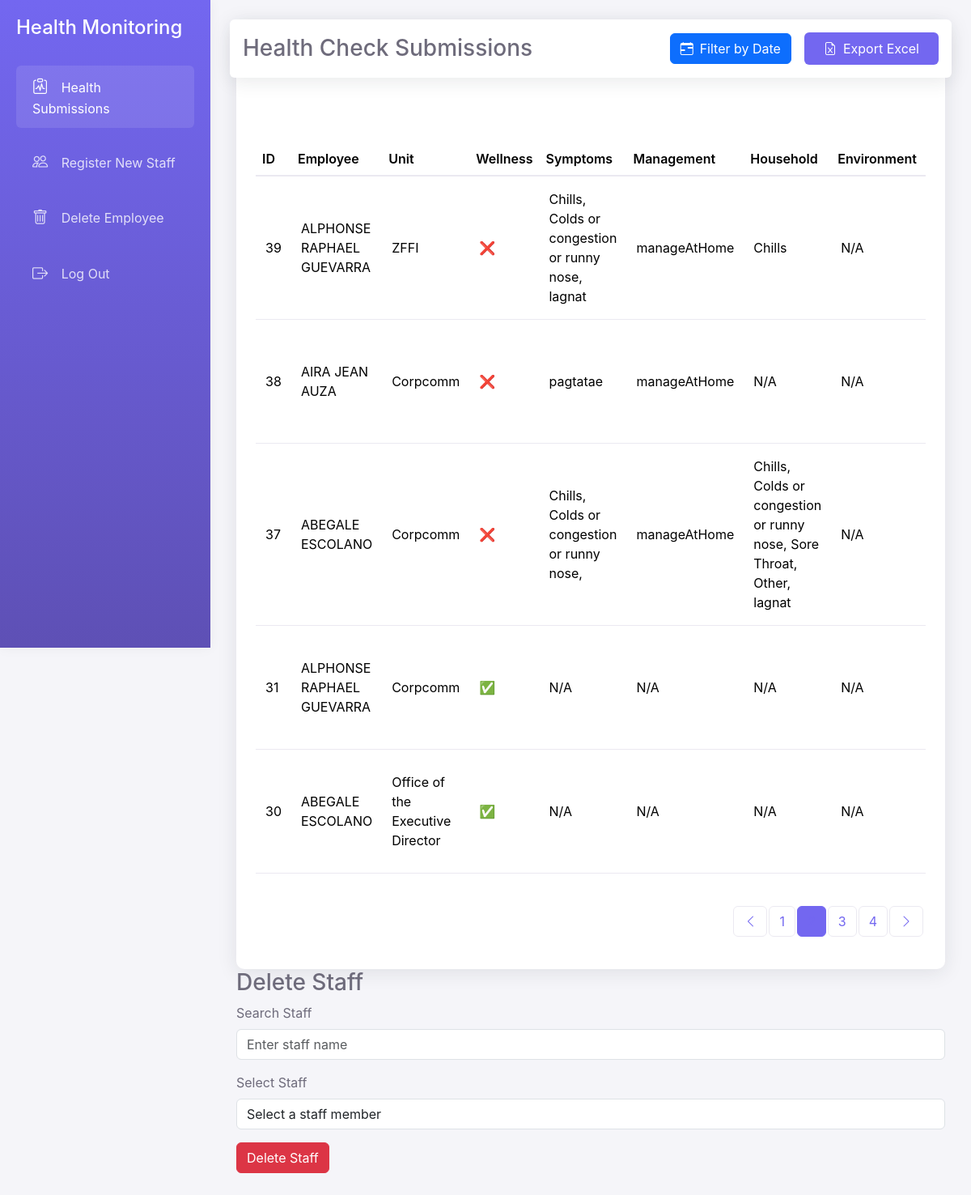
The app's page /admin.php?page=2 (signed in) with its own data.
### tables this page shows
CREATE TABLE `health_records` (
  `id` int(11) NOT NULL,
  `employee_name` varchar(255) NOT NULL,
  `unit` varchar(255) NOT NULL,
  `wellness_status` varchar(3) NOT NULL,
  `symptoms` text DEFAULT NULL,
  `symptoms_management` text DEFAULT NULL,
  `household_symptoms` varchar(3) NOT NULL,
  `household_symptoms_details` text DEFAULT NULL,
  `environmental_check` varchar(255) NOT NULL,
  `environmental_issues` text DEFAULT NULL,
  `mental_health_check` varchar(255) NOT NULL,
  `mental_health_support` text DEFAULT NULL,
  `current_status` varchar(255) NOT NULL,
  `submission_date` timestamp NOT NULL DEFAULT current_timestamp()
);

### admin.php (the view, shortened to what this page needs)
<?php
$servername = "127.0.0.1";
$username = "root";
$password = "";
$dbname = "employeedatabase";
$conn = new mysqli($servername, $username, $password, $dbname);
$start_date = isset($_GET['start_date']) ? $_GET['start_date'] : '';
$end_date = isset($_GET['end_date']) ? $_GET['end_date'] : '';
$valid_start = DateTime::createFromFormat('Y-m-d', $start_date) && DateTime::createFromFormat('Y-m-d', $start_date)->format('Y-m-d') === $start_date;
$valid_end = DateTime::createFromFormat('Y-m-d', $end_date) && DateTime::createFromFormat('Y-m-d', $end_date)->format('Y-m-d') === $end_date;
$where_clause = '';
$limit = 5;
$page = isset($_GET["page"]) ? (int)$_GET["page"] : 1;
$page = max($page, 1);
$start_from = ($page - 1) * $limit;
$total_records_query = "SELECT COUNT(*) FROM health_records" . $where_clause;
$total_records_result = $conn->query($total_records_query);
$total_records = $total_records_result->fetch_array()[0];
$total_pages = ceil($total_records / $limit);
$prev_page = max($page - 1, 1);
$next_page = min($page + 1, $total_pages);
$sql = "SELECT * FROM health_records" . $where_clause . " ORDER BY submission_date DESC LIMIT $start_from, $limit";
$result = $conn->query($sql);
?>
<!DOCTYPE html>
<html lang="en">
<head>
    <link href="https://cdn.jsdelivr.net/npm/bootstrap@5.3.2/dist/css/bootstrap.min.css" rel="stylesheet">
    <link href="https://cdn.jsdelivr.net/npm/bootstrap-icons@1.11.0/font/bootstrap-icons.css" rel="stylesheet">
    <link rel="stylesheet" href="https://cdn.jsdelivr.net/npm/flatpickr/dist/flatpickr.min.css">
    <link rel="stylesheet" href="https://cdn.jsdelivr.net/npm/sweetalert2@11/dist/sweetalert2.min.css">
    <link rel="stylesheet" href="admin.css">
</head>
<body>
    <div class="sidebar d-none d-md-block">
        <div class="sidebar-header mb-4">
            <h4 class="text-white">Health Monitoring</h4>
        </div>
        <nav class="nav flex-column">
            <a class="nav-link active" href="#" id="healthSubmissionsLink">
                <i class="bi bi-clipboard-pulse"></i>
                Health Submissions
            </a>
            <a class="nav-link" href="#" id="registerNewStaffLink">
                <i class="bi bi-people"></i>
                Register New Staff
            </a>
            <a class="nav-link" href="#" id="deleteStaffLink">
                <i class="bi bi-trash"></i>
                Delete Employee
            </a>
            <a class="nav-link" href="#" onclick="confirmLogout()">
                <i class="bi bi-box-arrow-right"></i>
                Log Out
            </a>
        </nav>
    </div>
    <div class="main-content">
        <div class="table-section" id="healthSubmissionsTable">
        <div class="header d-flex justify-content-between align-items-center rounded" id="healthSubmissionsHeader">
            <h3 class="mb-0">Health Check Submissions</h3>
            <div class="d-flex align-items-center gap-2">
                <button class="btn btn-primary me-2" id="dateFilterBtn">
                    <i class="bi bi-calendar-range me-2"></i>Filter by Date
                </button>
                <a href="?export=1<?= isset($_GET['start_date']) ? '&start_date=' . urlencode($_GET['start_date']) . '&end_date=' . urlencode($_GET['end_date']) : '' ?>" class="btn-export">
                    <i class="bi bi-file-earmark-excel"></i>
                    Export Excel
                </a>
            </div>
        </div>
            <div class="table-responsive">
                <table class="table table-hover">
                    <thead>
                        <tr>
                            <th>ID</th>
                            <th>Employee</th>
                            <th>Unit</th>
                            <th>Wellness</th>
                            <th>Symptoms</th>
                            <th>Management</th>
                            <th>Household</th>
                            <th>Environment</th>
                            <th>Mental Heat</th>
                        </tr>
                    </thead>
                    <tbody>
                        <?php if ($result->num_rows > 0): ?>
                            <?php while($row = $result->fetch_assoc()): ?>
                            <tr>
                                <td><?= $row['id'] ?></td>
                                <td><?= $row['employee_name'] ?></td>
                                <td><?= $row['unit'] ?></td>
                                <td><?= $row['wellness_status'] == 'yes' ? '✅' : '❌' ?></td>
                                <td><?= $row['symptoms'] ?: 'N/A' ?></td>
                                <td><?= $row['symptoms_management'] ?: 'N/A' ?></td>
                                <td><?= $row['household_symptoms_details'] ?: 'N/A' ?></td>
                                <td><?= $row['environmental_issues'] ?: 'N/A' ?></td>
                                <td><?= $row['mental_health_support'] ?: 'N/A' ?></td>
                            </tr>
                            <?php endwhile; ?>
                        <?php else: ?>
                            <tr>
                                <td colspan="12" class="text-center py-4">No records found</td>
                            </tr>
                        <?php endif; ?>
                    </tbody>
                </table>
            </div>
            <nav aria-label="Page navigation">
                <ul class="pagination justify-content-end mt-4">
                    <li class="page-item <?= ($page == 1) ? 'disabled' : '' ?>">
                        <a class="page-link" href="admin.php?page=<?= $prev_page ?><?= $valid_start && $valid_end ? "&start_date=$start_date&end_date=$end_date" : '' ?>">
                            <i class="bi bi-chevron-left"></i>
                        </a>
                    </li>
                    <?php
                    $start_page = max(1, $page - 2);
                    $end_page = min($total_pages, $page + 2);
                    for ($i = $start_page; $i <= $end_page; $i++) {
                        $active = ($i == $page) ? 'active' : '';
                        echo "<li class='page-item $active'>
                                <a class='page-link' href='admin.php?page=$i".($valid_start && $valid_end ? "&start_date=$start_date&end_date=$end_date" : '')."'>$i</a>
                              </li>";
                    }
                    ?>
                    <li class="page-item <?= ($page == $total_pages) ? 'disabled' : '' ?>">
                        <a class="page-link" href="admin.php?page=<?= $next_page ?><?= $valid_start && $valid_end ? "&start_date=$start_date&end_date=$end_date" : '' ?>">
                            <i class="bi bi-chevron-right"></i>
                        </a>
                    </li>
                </ul>
            </nav>
        </div>
        <div class="delete-staff-section" id="deleteStaffSection">
            <h3>Delete Staff</h3>
            <form id="deleteStaffForm" method="post">
                <div class="mb-3">
                    <label for="searchStaff" class="form-label">Search Staff</label>
                    <input type="text" class="form-control" id="searchStaff" name="searchStaff" placeholder="Enter staff name">
                </div>
                <div class="mb-3">
                    <label for="staffList" class="form-label">Select Staff</label>
                    <select class="form-control" id="staffList" name="staffList" required>
                        <option value="">Select a staff member</option>
                    </select>
                </div>
                <button type="submit" class="btn btn-danger" name="deleteStaff">Delete Staff</button>
            </form>
        </div>
    </div>
</body>
</html>

### admin.css (style rules this page uses)
:root { --primary: #7367f0; --secondary: #a8a5d6; --success: #28c76f; --danger: #ea5455; --warning: #ff9f43; --info: #00cfe8; --dark: #4b4b4b; --light: #f6f6f9; --white: #fff; }
body { font-family: 'Inter', sans-serif; background-color: #f5f5f9; color: #6e6b7b; }
.sidebar { width: 260px; height: 100vh; position: fixed; background: linear-gradient(180deg, var(--primary) 0%, #5e50b5 100%); padding: 20px; color: var(--white); box-shadow: 0 0 15px rgba(0,0,0,0.05); }
.sidebar .nav-link { color: rgba(255,255,255,0.8); padding: 12px 20px; margin: 8px 0; border-radius: 6px; transition: all 0.3s; }
.sidebar .nav-link.active, .sidebar .nav-link:hover { background: rgba(255,255,255,0.1); color: var(--white); }
.sidebar .nav-link i { margin-right: 12px; font-size: 1.2rem; }
.main-content { margin-left: 260px; padding: 2rem; }
.header { background: var(--white); padding: 1rem; margin: -2rem -2rem 2rem; box-shadow: 0 4px 24px 0 rgba(34,41,47,.1); }
.table-section { background: var(--white); border-radius: 10px; box-shadow: 0 4px 24px 0 rgba(34,41,47,.1); padding: 1.5rem; }
.table { color: #6e6b7b; }
.table thead { background: #f8f8f8; }
.table th { font-weight: 600; border-bottom: 2px solid #ebe9f1 !important; }
.table td { border-color: #ebe9f1 !important; vertical-align: middle; padding: 1rem 0.75rem; }
.btn-export { background: var(--primary); color: var(--white); padding: 0.5rem 1.5rem; border-radius: 6px; transition: all 0.3s; text-decoration: none; display: inline-flex; align-items: center; gap: 8px; }
.pagination .page-link { border-color: #ebe9f1; color: var(--primary); margin: 0 3px; border-radius: 6px !important; }
.pagination .page-item.active .page-link { background: var(--primary); border-color: var(--primary); }
.bi-box-arrow-right { font-size: 1.2rem; margin-right: 12px; }

### records on screen
health_records: id "39", employee_name "ALPHONSE RAPHAEL GUEVARRA", unit "ZFFI", symptoms "Chills, Colds or congestion or runny nose, lagnat", symptoms_management "manageAtHome", household_symptoms_details "Chills", environmental_issues "N/A"
health_records: id "38", employee_name "AIRA JEAN AUZA", unit "Corpcomm", symptoms "pagtatae", symptoms_management "manageAtHome", household_symptoms_details "N/A", environmental_issues "N/A"
health_records: id "37", employee_name "ABEGALE ESCOLANO", unit "Corpcomm", symptoms "Chills, Colds or congestion or runny nose,", symptoms_management "manageAtHome", household_symptoms_details "Chills, Colds or congestion or runny nose, Sore Throat, Other, lagnat", environmental_issues "N/A"
health_records: id "31", employee_name "ALPHONSE RAPHAEL GUEVARRA", unit "Corpcomm", symptoms "N/A", symptoms_management "N/A", household_symptoms_details "N/A", environmental_issues "N/A"
health_records: id "30", employee_name "ABEGALE ESCOLANO", unit "Office of the Executive Director", symptoms "N/A", symptoms_management "N/A", household_symptoms_details "N/A", environmental_issues "N/A"
